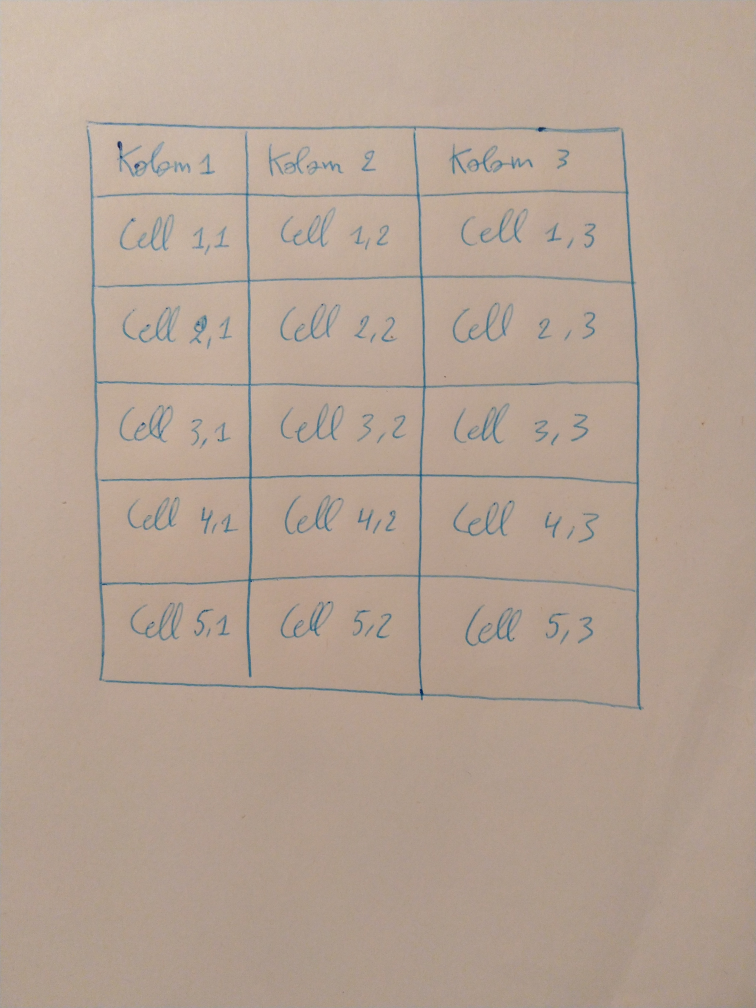
#> input picture datasets/all_tables/19.jpg, 3024 x 4032 px (shown at 1/4 size)
$ python -i blessFunc.py   (imports and definitions only)
#> lines starting #> are read from the running program, lines starting #| are printed output that depends on the picture; after the words box and inside, x2 and y2 are one past the last pixel; in counts of white or black regions, pixels touching at a corner belong together
#> further down, picture is the input picture: shape (4032, 3024, 3); mean B, G, R 148.6, 162.8, 181.3
from domain.table_detection.Functions.borderFunc import extract_table
import numpy as np
import cv2
from lxml import etree
## Input : roi of one cell
## Output : bounding box for the text in that cell
def extractTextBless(img):
    return_arr = []
    h,w=img.shape[0:2]
#> h = 4032; w = 3024
    base_size=h+14,w+14,3
#> base_size = (4046, 3038, 3)
    img_np = np.zeros(base_size,dtype=np.uint8)
    cv2.rectangle(img_np,(0,0),(w+14,h+14),(255,255,255),30)
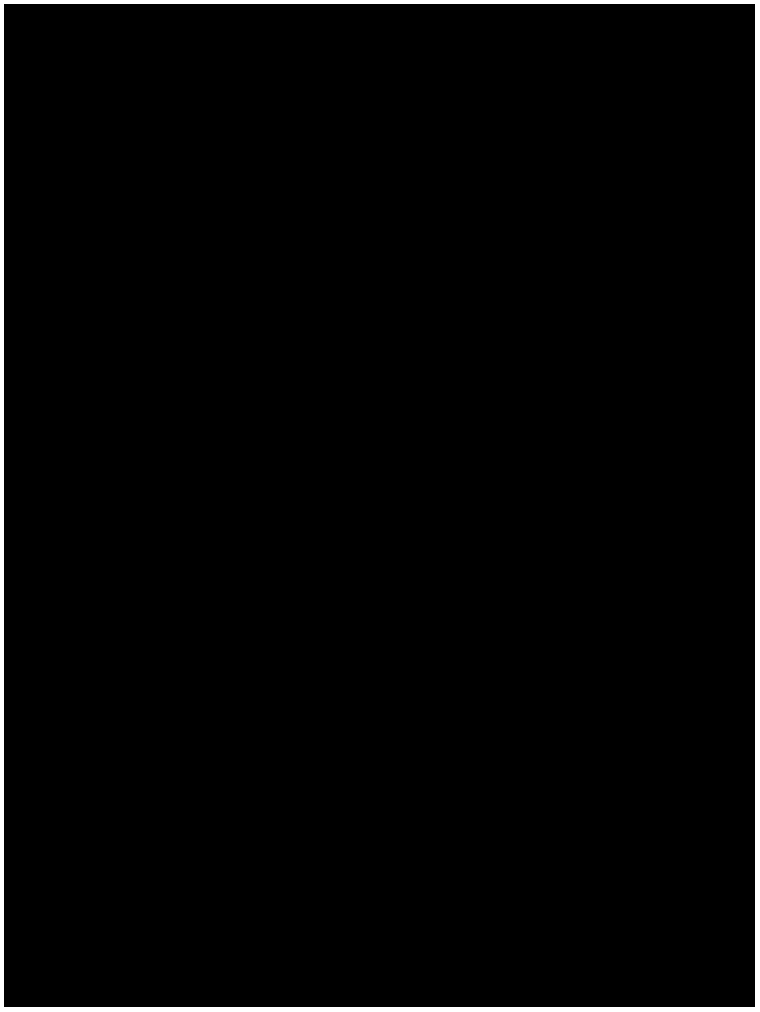
#> img_np: shape (4046, 3038, 3) (shown at 1/4 size); 1.8% white; 1 white region, box (x1, y1, x2, y2) and area: (0, 0, 3038, 4046) 218643
    img_np[7:h+7,7:w+7]=img
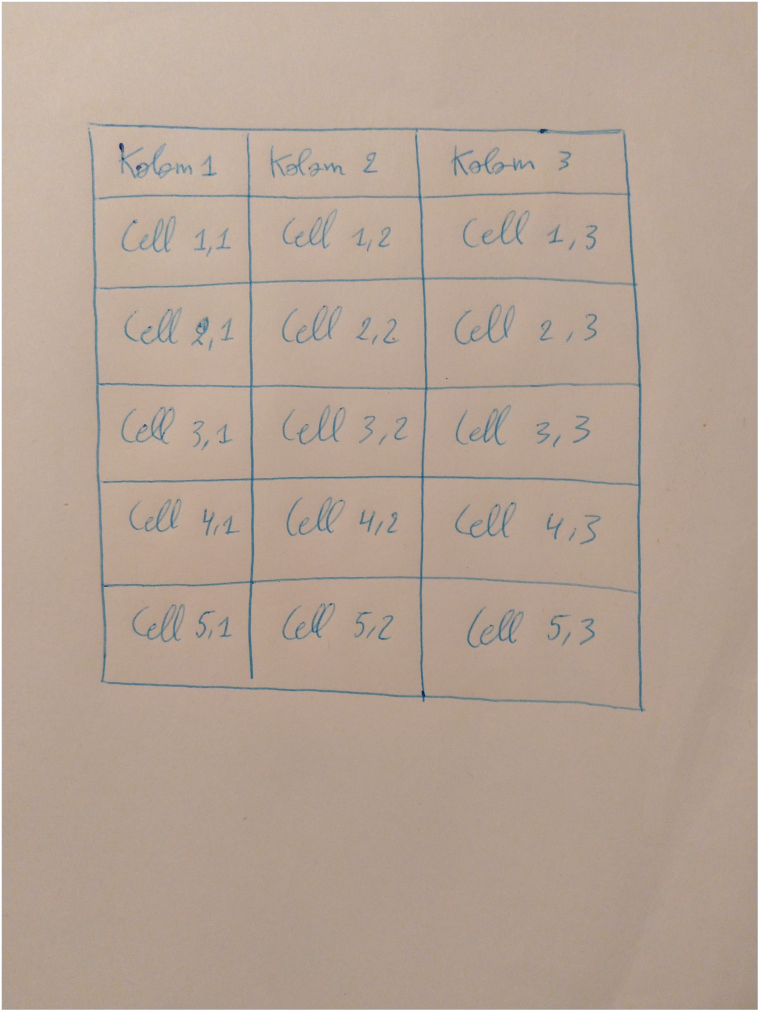
#> img_np: shape (4046, 3038, 3) (shown at 1/4 size); mean of channels 0, 1, 2 149.5, 163.5, 181.9; drawn as B, G, R
    # cv2_imshow(img_np)
    gray = cv2.cvtColor(img_np, cv2.COLOR_BGR2GRAY)
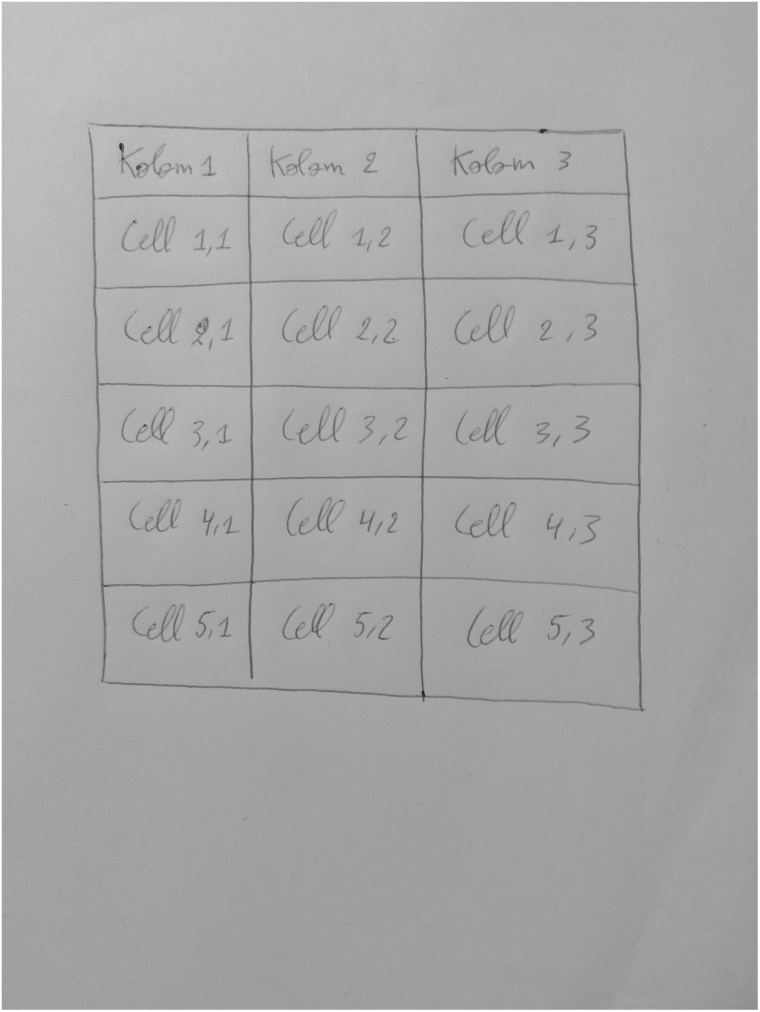
#> gray: shape (4046, 3038) (shown at 1/4 size); min 10, max 255, mean 167.4
    # blur = cv2.GaussianBlur(gray,(5,5),0)
    ret, thresh1 = cv2.threshold(gray, 0, 255, cv2.THRESH_OTSU | cv2.THRESH_BINARY_INV)
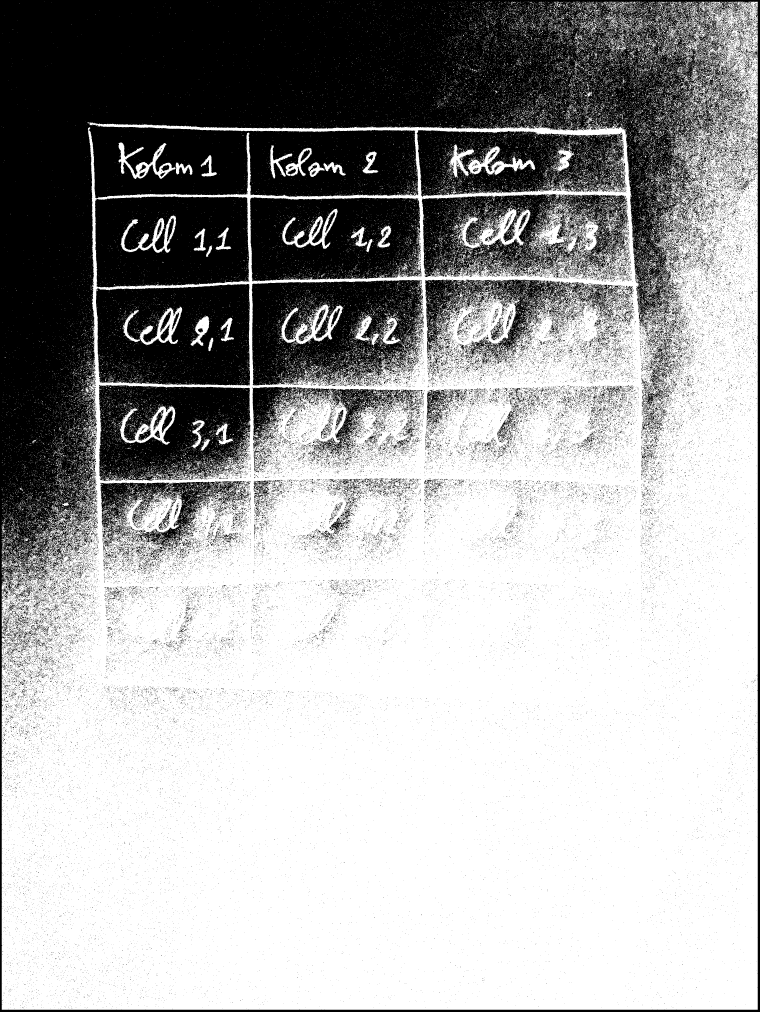
#> thresh1: shape (4046, 3038) (shown at 1/4 size); 65.5% white; 70618 black regions (67866 under 20 px), largest, box (x1, y1, x2, y2) and area: (0, 0, 3038, 4046) 2409774, (383, 1136, 1001, 1542) 210558, (1007, 1120, 1695, 1542) 202194
#> ret = 170
    rect_kernel = cv2.getStructuringElement(cv2.MORPH_RECT, (3, 1))
    dilation = cv2.dilate(thresh1, rect_kernel, iterations = 2)
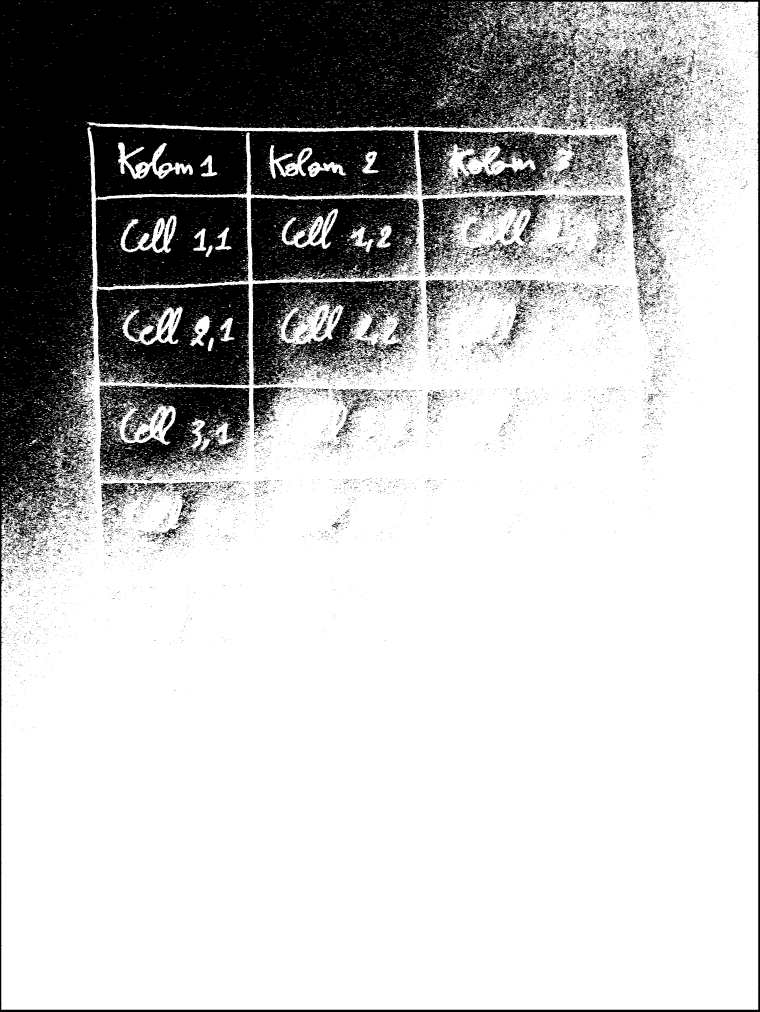
#> dilation: shape (4046, 3038) (shown at 1/4 size); 73.9% white; 20853 black regions (18972 under 20 px)
    # cv2_imshow(dilation)
    contours, hierarchy = cv2.findContours(dilation, cv2.RETR_EXTERNAL,cv2.CHAIN_APPROX_NONE)
#> contours = 6864 contours, 6338 with area under 20; largest, box (x1, y1, x2, y2) and area: (5, 7, 3033, 4039) 10168316, (472, 570, 772, 716) 14226, (1076, 581, 1249, 715) 8975, (2258, 284, 2471, 351) 5304, (1229, 648, 1386, 708) 4370
    for cnt in (contours):
        if cv2.contourArea(cnt) < 20:
          continue
        x, y, w, h = cv2.boundingRect(cnt)
        if(h<6) or w<4 or h/img.shape[0]>0.95 or h>30:
          continue
        return_arr.append([x-10, y-10, w+4, h+4])
#> this loop made 6864 passes
#> (x, y, w, h) on passes 6, 10, 19: (97, 2130, 23, 8), (94, 2125, 21, 3), (165, 2109, 13, 8)
#> after the loop, return_arr = 368 items, first 6: [87, 2120, 27, 12], [155, 2099, 17, 12], [75, 2094, 58, 15], [-5, 2085, 44, 28], [-5, 2071, 24, 12], [86, 2061, 25, 15]
    return return_arr

## Input : Roi of Table , Orignal Image, Cells Detected
## Output : Returns XML element which has contains bounding box of textchunks
# [364 lines left out: function borderless, not called in this run]

>>> import cv2
>>> picture = cv2.imread('../../../datasets/all_tables/19.jpg')
>>> result = extractTextBless(picture)
#> result has the same summary as return_arr in extractTextBless

$ run again, on datasets/all_tables/11.png
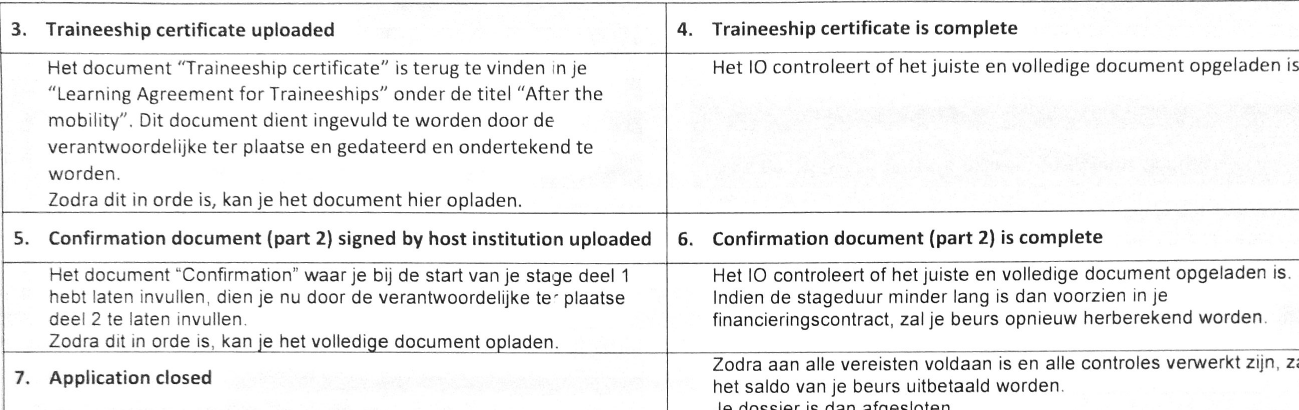
#> input picture datasets/all_tables/11.png, 1299 x 410 px
#> picture is the input picture: shape (410, 1299, 3); min 7, max 255, mean 238.1
#> in extractTextBless, `cv2.rectangle(img_np,(0,0),(w+14,h+14),(255,255,255),30)`:
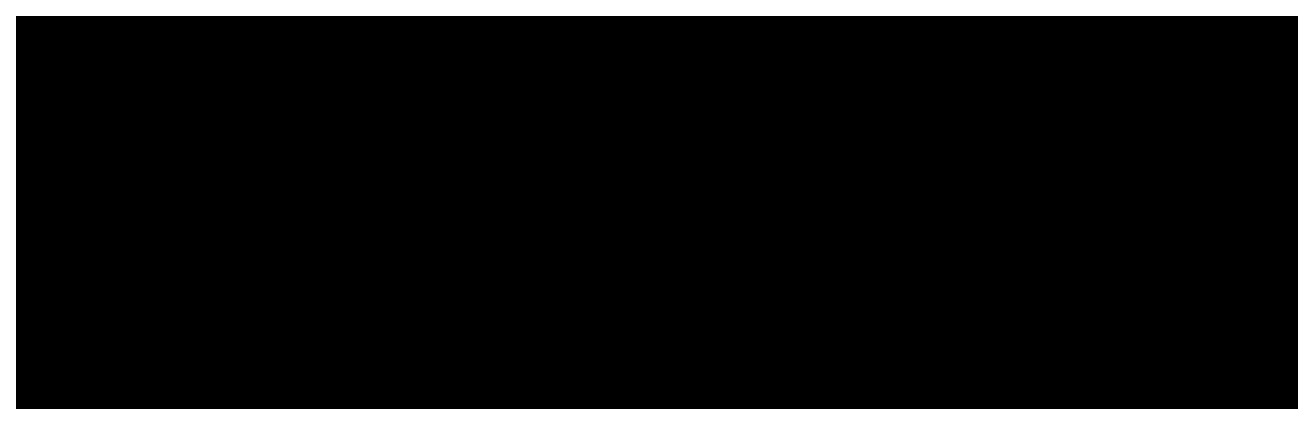
#> img_np: shape (424, 1313, 3); 9.5% white; 1 white region, box (x1, y1, x2, y2) and area: (0, 0, 1313, 424) 52886
#> thresh1: shape (424, 1313); 8.5% white in thin lines or dots
#> ret = 175
#> in extractTextBless, `dilation = cv2.dilate(thresh1, rect_kernel, iterations = 2)`:
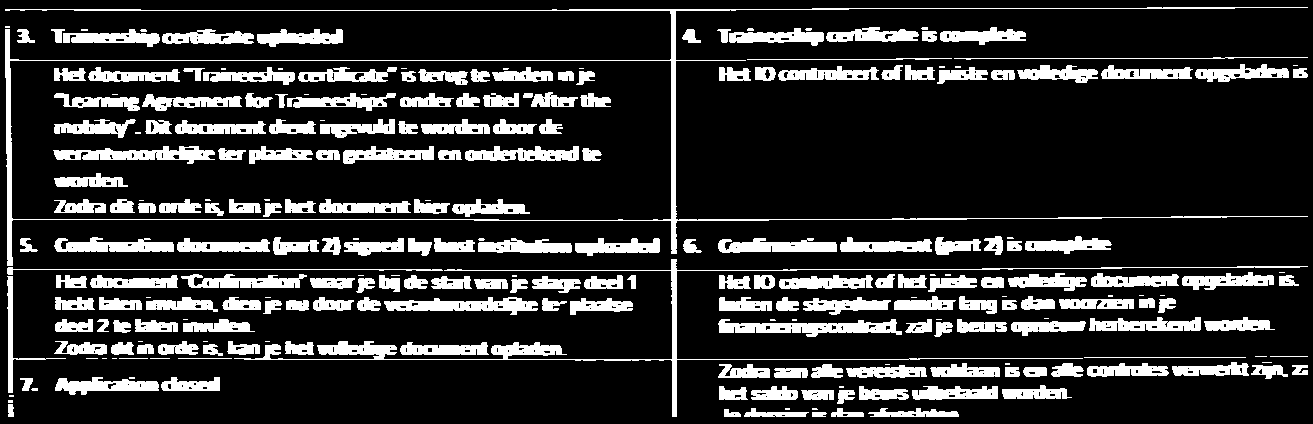
#> dilation: shape (424, 1313); 18.1% white; 255 white regions (61 under 20 px)
#> contours = 190 contours, 53 with area under 20; largest, box (x1, y1, x2, y2) and area: (5, 7, 1308, 266) 107854, (234, 259, 1308, 417) 2462, (718, 319, 902, 337) 1652, (384, 297, 538, 315) 1436, (718, 238, 837, 253) 1104
#> the loop in extractTextBless, `for cnt in (contours):` made 190 passes
#> (x, y, w, h) on passes 1 to 3: (812, 412, 15, 5), (724, 409, 17, 8), (868, 408, 91, 9)
#> after the loop in extractTextBless, `for cnt in (contours):`: return_arr = 132 items, first 6: [714, 399, 21, 12], [858, 398, 95, 13], [821, 398, 37, 13], [734, 398, 69, 13], [-2, 394, 10, 17], [827, 380, 22, 18]
#> result has the same summary as return_arr in extractTextBless
